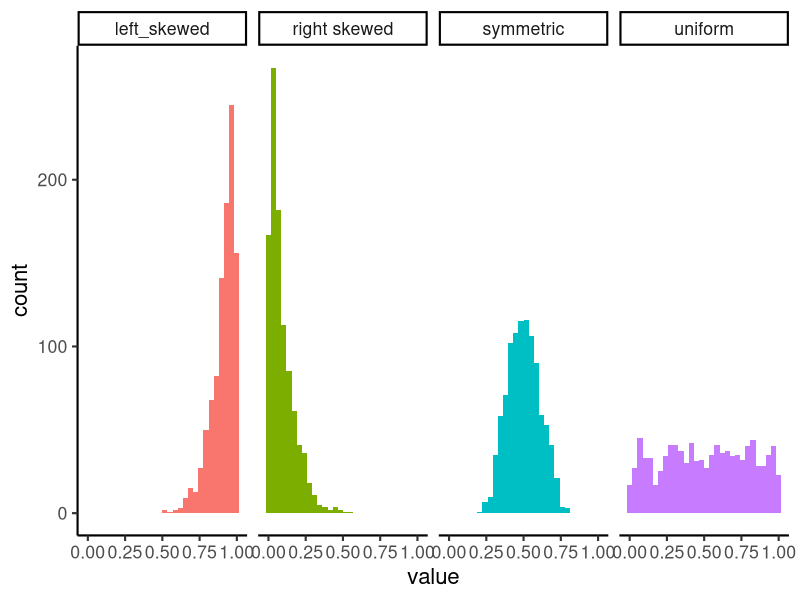
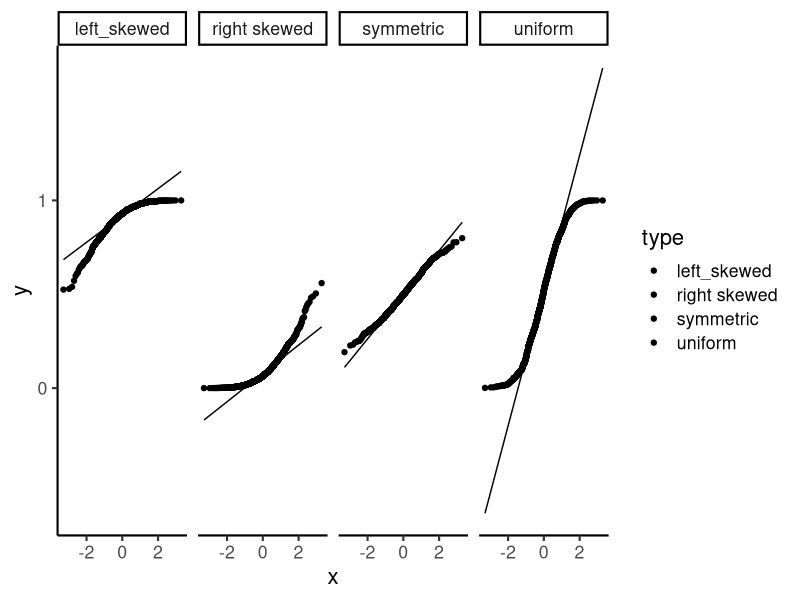

These charts were generated, in order, by the following R code:
## ---- chunk 1
library(tidyverse)
theme_set(theme_classic(base_size = 16))
## ---- chunk 2

right_skewed <- data_frame(sample = 1:1000,
                           value = rbeta(1000, 1, 10),
                           type = "right skewed")

left_skewed <- data_frame(sample = 1:1000,
                          value = rbeta(1000, 10, 1),
                          type = "left_skewed")

symmetric <- data_frame(sample = 1:1000,
                        value = rbeta(1000, 10, 10),
                        type = "symmetric")

uniform <- data_frame(sample = 1:1000,
                      value = rbeta(1000, 1, 1),
                      type = "uniform")


distributions <- bind_rows(right_skewed, left_skewed, symmetric, uniform)
## ---- chunk 3
ggplot(distributions, aes(x = value, fill = type)) + 
  facet_grid(~type) + 
  geom_histogram() + 
  theme(legend.position = "none")
## ---- chunk 4
ggplot(distributions, aes(sample = value, fill = type)) + 
  facet_grid(~type, scales = "free") + 
  geom_qq() + 
  geom_qq_line()
  theme(legend.position = "none")
